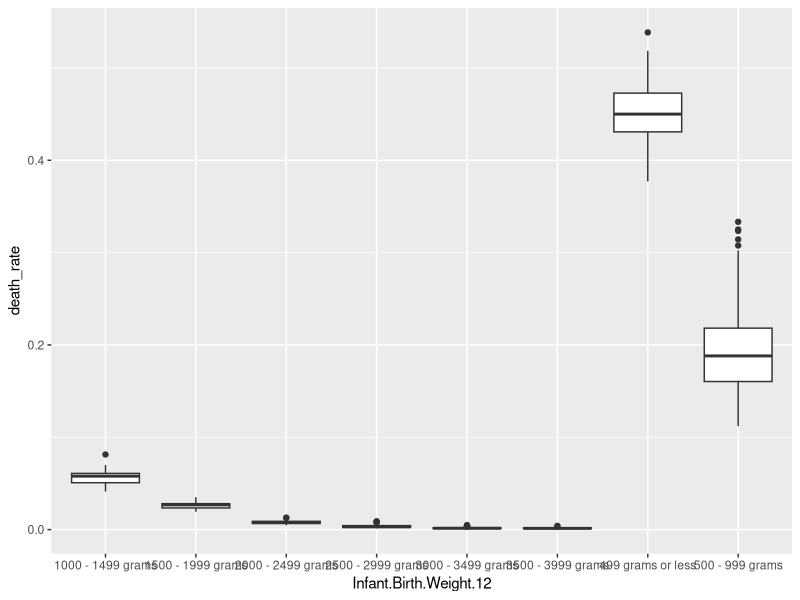
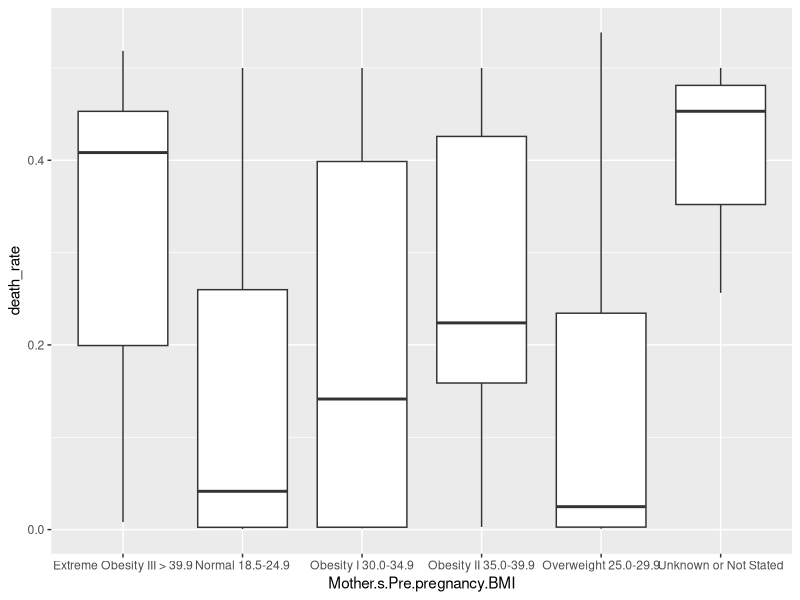
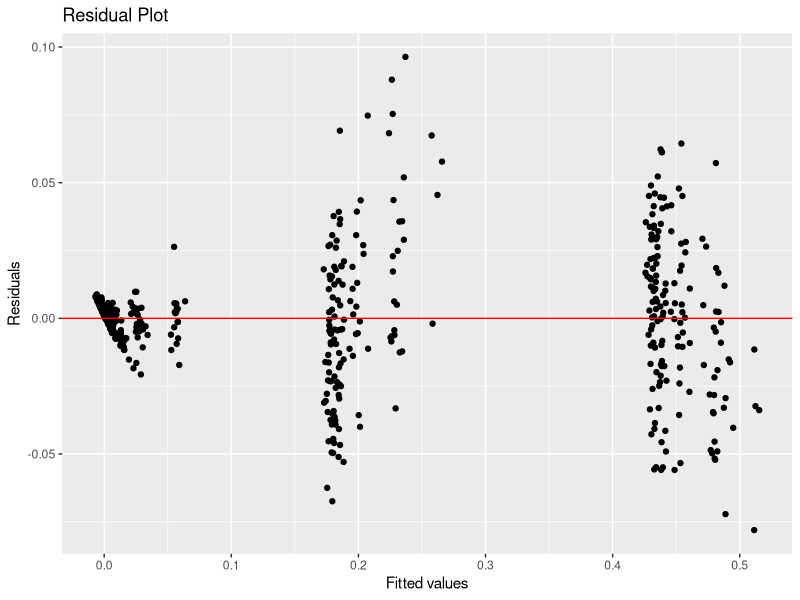
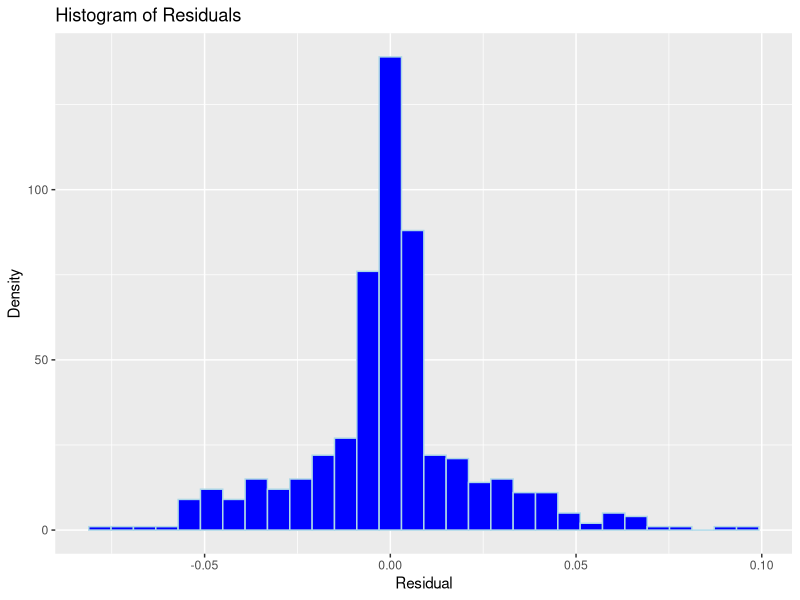

The R source for these figures, in order:
## ---- chunk 1
#| warning: false
#| echo: false
library(tidyverse)
library(ggplot2)
birth_data <- read.csv("Linked Birth  Infant Death Records, 2017-2023 Expanded.csv") |>
  filter(!is.na(Infant.Birth.Weight.12.Code)) |>
  mutate(
   death_rate = (Deaths / (Deaths + Births)))
ggplot(data = birth_data, 
       aes(x = Infant.Birth.Weight.12, y = death_rate)) +
geom_boxplot()
## ---- chunk 2
#| warning: false
#| echo: false
ggplot(data = birth_data, 
       aes(x = Mother.s.Pre.pregnancy.BMI, y = death_rate)) +
geom_boxplot()
## ---- chunk 3
#| warning: false
#| echo: false
m1 <- lm(death_rate ~ Month + Infant.Birth.Weight.12 + 
           Mother.s.Pre.pregnancy.BMI + Month.Prenatal.Care.Began, 
         data = birth_data)

ggplot(data = m1, mapping = aes(x = m1$fitted.values, y = m1$residuals)) + 
  geom_point() + 
  labs(x = "Fitted values", y = "Residuals",
       title = "Residual Plot") + 
  geom_hline(yintercept = 0, color = "red")

## ---- chunk 4
#| warning: false
#| echo: false
ggplot(data = m1, mapping = aes(x = m1$residuals)) + 
  geom_histogram(color = "lightblue",
                 fill = "blue") + 
  labs(x = "Residual",
       y = "Density",
       title = "Histogram of Residuals")
## ---- chunk 5
#| warning: false
#| echo: false
m1 <- lm(death_rate ~ Month + Infant.Birth.Weight.12 + 
           Mother.s.Pre.pregnancy.BMI + Month.Prenatal.Care.Began, 
         data = birth_data)

summary(m1)
